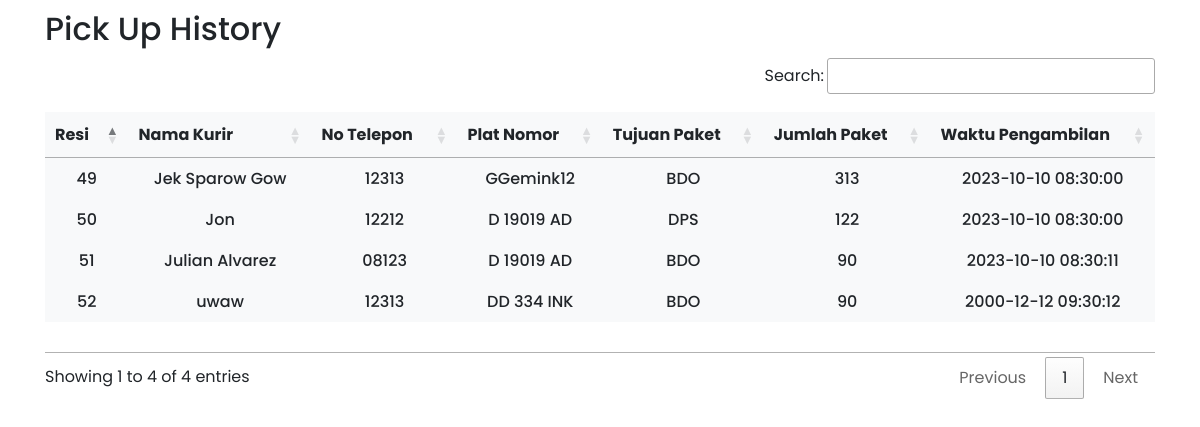
Screenshot of /generate.php with the database file from the repository.
### tables this page shows
CREATE TABLE IF NOT EXISTS `pickup` (
  `resi` int(11) NOT NULL AUTO_INCREMENT,
  `nama_kurir` varchar(255) NOT NULL,
  `no_telepon` varchar(20) NOT NULL,
  `plat_nomor` varchar(50) NOT NULL,
  `tujuan_paket` varchar(255) NOT NULL,
  `tujuan_paket_kedua` varchar(225) NOT NULL,
  `tujuan_paket_ketiga` varchar(225) NOT NULL,
  `jumlah_paket` int(11) NOT NULL,
  `jumlah_paket_kedua` int(11) NOT NULL,
  `jumlah_paket_ketiga` int(11) NOT NULL,
  `waktu_paket` datetime NOT NULL,
  PRIMARY KEY (`resi`),
  KEY `FK_pickup_paket` (`tujuan_paket`),
  KEY `FK_pickup_paket_2` (`tujuan_paket_kedua`),
  KEY `FK_pickup_paket_3` (`tujuan_paket_ketiga`),
  CONSTRAINT `FK_pickup_paket` FOREIGN KEY (`tujuan_paket`) REFERENCES `paket` (`id_kota`) ON DELETE NO ACTION ON UPDATE CASCADE,
  CONSTRAINT `FK_pickup_paket_2` FOREIGN KEY (`tujuan_paket_kedua`) REFERENCES `paket` (`id_kota`) ON DELETE NO ACTION ON UPDATE CASCADE,
  CONSTRAINT `FK_pickup_paket_3` FOREIGN KEY (`tujuan_paket_ketiga`) REFERENCES `paket` (`id_kota`) ON DELETE NO ACTION ON UPDATE CASCADE
);

### controller/query.php (called while the page is built, shortened)
<?php
    $queryGenerate = "SELECT pk.resi, pk.nama_kurir, pk.no_telepon, pk.plat_nomor, pk.tujuan_paket, pk.tujuan_paket_kedua, pk.tujuan_paket_ketiga, pk.jumlah_paket, pk.jumlah_paket_kedua, pk.jumlah_paket_ketiga,
    pk.waktu_paket, pt.qr
    FROM pickup pk JOIN paket pt ON pk.tujuan_paket=pt.id_kota";
    $resultGenerate = mysqli_query($conn, $queryGenerate);
?>

### generate.php (the view, shortened to what this page needs)
<?php
include('assets/server/connection.php');
include ('controller/query.php');
?>
<html>
<head>
    <link rel="stylesheet" href="assets/css/generate.css">
    <link rel="stylesheet" href="https://maxcdn.bootstrapcdn.com/bootstrap/4.5.2/css/bootstrap.min.css">
    <link rel="stylesheet" type="text/css" href="https://cdn.datatables.net/1.10.19/css/jquery.dataTables.css">
    <link rel="stylesheet" type="text/css" href="https://cdn.datatables.net/buttons/1.6.5/css/buttons.dataTables.min.css">
</head>
<body>
    <div class="container">
        <h2>Pick Up History</h2>
        <div class="data-tables datatable-dark">
            <table id="exportpdf">
                <thead>
                    <tr>
                        <th>Resi</th>
                        <th>Nama Kurir</th>
                        <th>No Telepon</th>
                        <th>Plat Nomor</th>
                        <th>Tujuan Paket</th>
                        <th>Jumlah Paket</th>
                        <th>Waktu Pengambilan</th>
                    </tr>
                </thead>
                <tbody>
                    <?php while ($row = mysqli_fetch_assoc(($resultGenerate))) { ?>
                        <tr>
                            <td><?php echo $row['resi'] ?></td>
                            <td><?php echo $row['nama_kurir'] ?></td>
                            <td><?php echo $row['no_telepon'] ?></td>
                            <td><?php echo $row['plat_nomor'] ?></td>
                            <td><?php echo $row['tujuan_paket'] ?></td>
                            <td><?php echo $row['jumlah_paket'] ?></td>
                            <td><?php echo $row['waktu_paket'] ?></td>
                        </tr>
                    <?php } ?>
                </tbody>
            </table>
        </div>
    </div>
</body>
</html>

### assets/css/generate.css (style rules this page uses)
.container h2 { justify-content: center; margin-top: 10px; margin-bottom: 10px; }
.container table { padding-top: 10px; padding-bottom: 30px; }

### assets/css/dash.css (style rules this page uses)
* { font-family: 'Poppins', sans-serif; margin: 0; padding: 0; }
:root { --grey: #f1f0f6; --dark-grey: #8d8d8d; --light: #FFF; --dark: #000; --blue: #177ff1; --red: #fc3b56; --lime: #00bfa6; --dark-blue: #0c5fcd; --green: #81d43a; }
body { background-color: var(--grey); }
table { width: 100%; }
th, td { background: var(--light); padding: 10px 20px; text-align: center; font-weight: 500; word-spacing: normal; }

### rows the page displays
pickup: resi "49", nama_kurir "Jek Sparow Gow", no_telepon "12313", plat_nomor "GGemink12", tujuan_paket "BDO", jumlah_paket "313", waktu_paket "2023-10-10 08:30:00"
pickup: resi "50", nama_kurir "Jon", no_telepon "12212", plat_nomor "D 19019 AD", tujuan_paket "DPS", jumlah_paket "122", waktu_paket "2023-10-10 08:30:00"
pickup: resi "51", nama_kurir "Julian Alvarez", no_telepon "08123", plat_nomor "D 19019 AD", tujuan_paket "BDO", jumlah_paket "90", waktu_paket "2023-10-10 08:30:11"
pickup: resi "52", nama_kurir "uwaw", no_telepon "12313", plat_nomor "DD 334 INK", tujuan_paket "BDO", jumlah_paket "90", waktu_paket "2000-12-12 09:30:12"
